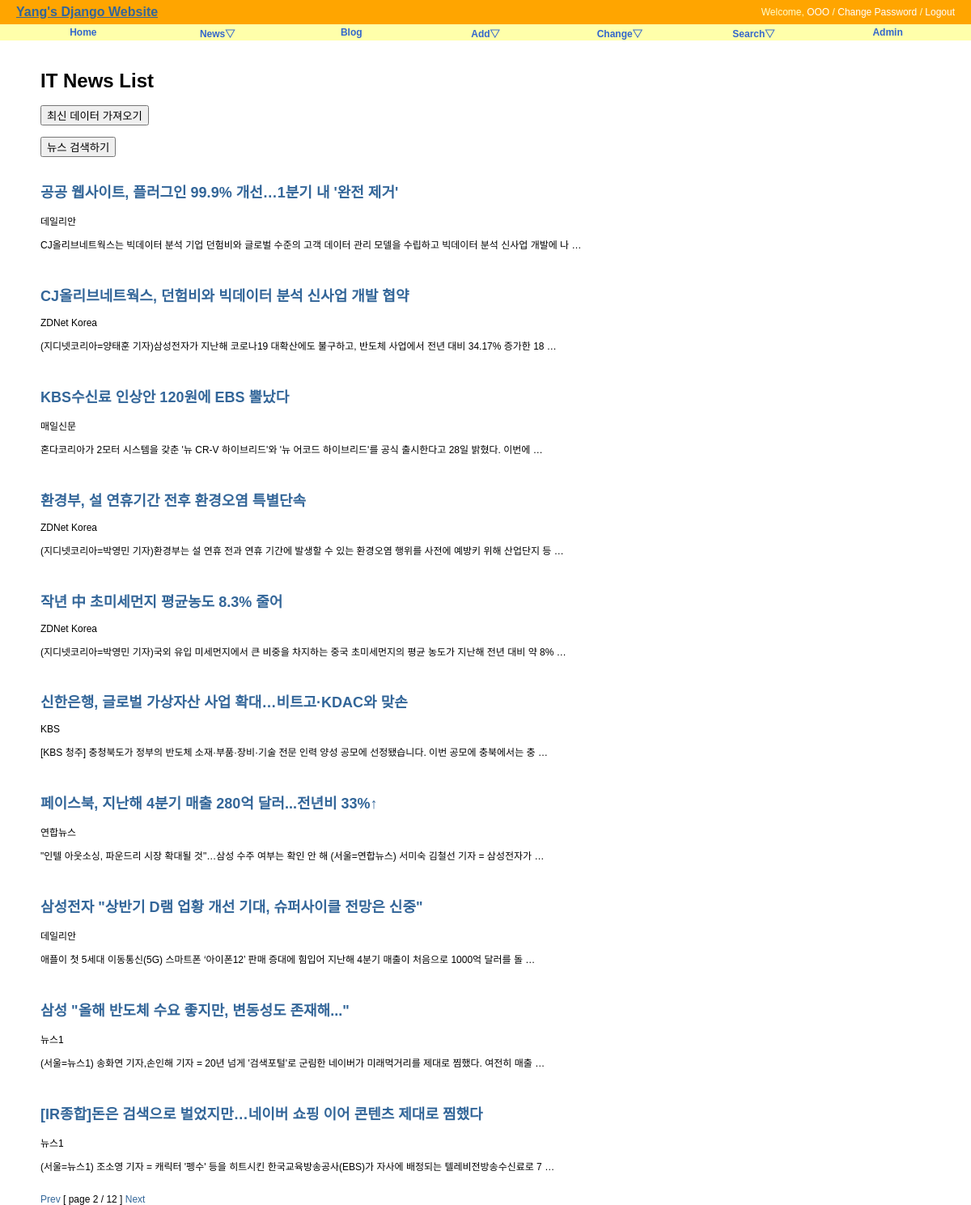
Screenshot of /news/?page=2 with the database file from the repository.
### news/models.py (models this page shows, shortened)
class New(models.Model):
    title = models.CharField('TITLE', max_length=300, help_text='news title')
    writer = models.CharField('WRITER', max_length=100, help_text='publisher')
    preview = models.TextField('PREVIEW', unique=True)
    published_date = models.DateTimeField(default=timezone.now)
    class Meta:
        verbose_name = 'new'
        verbose_name_plural = 'news'
        db_table = 'news_new'
        ordering = ('-published_date',)

### news/views.py (the view)
# urls.py: path('', NewsLV.as_view(), name='index'),
class NewsLV(ListView):
    model = New
    template_name = "news/news_all.html"
    context_object_name = "news"
    paginate_by = 10

### news/templates/news/news_all.html (shortened to what this page needs)
{% extends "base.html" %}
{% block content %}
<div id="content">
  <h1>IT News List</h1>
  <form action="{% url "news:news_list" %}" method="POST">
    <input type="submit" value="최신 데이터 가져오기" />
  </form><br/>
  <form action="{% url "news:search" %}" method="POST">
    <input type="submit" value="뉴스 검색하기" />
  </form><br/>
  {% for new in news %}
  <h2><a href="{% url 'news:news_detail' new.id %}">
      {{ new.title }}</a></h2>
      {{ new.writer}}
      <p>{{ new.preview }}</p>
      <br/>
  {% endfor %}
  <div>
    {% if page_obj.has_previous %}
    <a href="?page={{ page_obj.previous_page_number }}">Prev</a>
    {% endif %} [ page {{ page_obj.number }} / {{page_obj.paginator.num_pages }} ]
    {% if page_obj.has_next %}
    <a href="?page={{ page_obj.next_page_number }}">Next</a>
    {% endif %}
  </div>
</div>
{% endblock %}

### static/css/base.css (style rules this page uses)
body { font-family: "Lucida Grande", Verdana, Arial, sans-serif; font-size: 12px; }
div#content { position: absolute; top: 70px; left: 50px; right: 50px; }
a:link, a:visited { color: #369; text-decoration: none; }

### rows the page displays
New: title "공공 웹사이트, 플러그인 99.9% 개선…1분기 내 '완전 제거'", writer "데일리안", preview "CJ올리브네트웍스는 빅데이터 분석 기업 던험비와 글로벌 수준의 고객 데이터 관리 모델을 수립하고 빅데이터 분석 신사업 개발에 나 …"
New: title "CJ올리브네트웍스, 던험비와 빅데이터 분석 신사업 개발 협약", writer "ZDNet Korea", preview "(지디넷코리아=양태훈 기자)삼성전자가 지난해 코로나19 대확산에도 불구하고, 반도체 사업에서 전년 대비 34.17% 증가한 18 …"
New: title "KBS수신료 인상안 120원에 EBS 뿔났다", writer "매일신문", preview "혼다코리아가 2모터 시스템을 갖춘 '뉴 CR-V 하이브리드'와 '뉴 어코드 하이브리드'를 공식 출시한다고 28일 밝혔다. 이번에 …"
New: title "환경부, 설 연휴기간 전후 환경오염 특별단속", writer "ZDNet Korea", preview "(지디넷코리아=박영민 기자)환경부는 설 연휴 전과 연휴 기간에 발생할 수 있는 환경오염 행위를 사전에 예방키 위해 산업단지 등 …"
New: title "작년 中 초미세먼지 평균농도 8.3% 줄어", writer "ZDNet Korea", preview "(지디넷코리아=박영민 기자)국외 유입 미세먼지에서 큰 비중을 차지하는 중국 초미세먼지의 평균 농도가 지난해 전년 대비 약 8% …"
New: title "신한은행, 글로벌 가상자산 사업 확대…비트고·KDAC와 맞손", writer "KBS", preview "[KBS 청주] 충청북도가 정부의 반도체 소재·부품·장비·기술 전문 인력 양성 공모에 선정됐습니다. 이번 공모에 충북에서는 충 …"
New: title "페이스북, 지난해 4분기 매출 280억 달러...전년비 33%↑", writer "연합뉴스", preview "\"인텔 아웃소싱, 파운드리 시장 확대될 것\"…삼성 수주 여부는 확인 안 해 (서울=연합뉴스) 서미숙 김철선 기자 = 삼성전자가 …"
New: title "삼성전자 \"상반기 D램 업황 개선 기대, 슈퍼사이클 전망은 신중\"", writer "데일리안", preview "애플이 첫 5세대 이동통신(5G) 스마트폰 ‘아이폰12’ 판매 증대에 힘입어 지난해 4분기 매출이 처음으로 1000억 달러를 돌 …"
New: title "삼성 \"올해 반도체 수요 좋지만, 변동성도 존재해...\"", writer "뉴스1", preview "(서울=뉴스1) 송화연 기자,손인해 기자 = 20년 넘게 '검색포털'로 군림한 네이버가 미래먹거리를 제대로 찜했다. 여전히 매출 …"
New: title "[IR종합]돈은 검색으로 벌었지만…네이버 쇼핑 이어 콘텐츠 제대로 찜했다", writer "뉴스1", preview "(서울=뉴스1) 조소영 기자 = 캐릭터 '펭수' 등을 히트시킨 한국교육방송공사(EBS)가 자사에 배정되는 텔레비전방송수신료로 7 …"

### other values shown
{{ page_obj.number }} "2"
{{ page_obj.paginator.num_pages }} "12"
